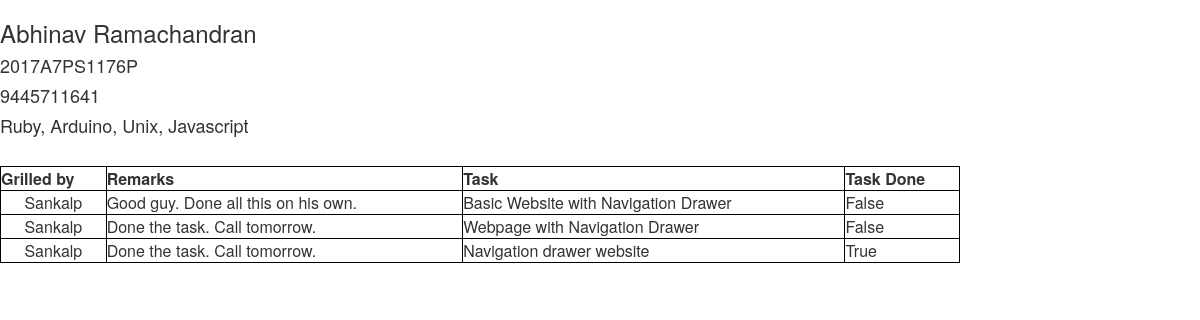
Screenshot of /recruit/27/ with the database file from the repository.
### recruit/models.py (models this page shows, shortened)
class Recruit(models.Model):
    name=models.CharField(max_length=200)
    student_id=models.CharField(max_length=50)
    contact_no=models.CharField(max_length=20)
    skills=models.CharField(max_length=1000)

class Member(models.Model):
    recruit=models.ForeignKey(Recruit, on_delete=models.CASCADE,blank=True,null=True)
    remarks=models.CharField(max_length=1000)
    grilled_by=models.CharField(max_length=200)
    task=models.CharField(max_length=200)
    task_status=models.BooleanField(default=False)

### recruit/views.py (the view)
# urls.py: url(r'^(?P<pk>[0-9]+)/$', views.DetailView.as_view(), name='detail'),
class DetailView(generic.DetailView):
    model = Recruit
    template_name = "recruit/detail.html"

### recruit/templates/recruit/detail.html (shortened to what this page needs)
{% load staticfiles %}
<link rel="stylesheet" href="{% static 'recruit/css/bootstrap.min.css' %}" type="text/css" />
<h3>{{recruit.name}}</h3>
<h4>{{recruit.student_id}}</h4>
<h4>{{recruit.contact_no}}</h4>
<h4>{{recruit.skills}}</h4>
<table style="width: 80%; border: 1px solid black;">
<tr>
<th style="border: 1px solid black;">Grilled by</th>
<th style="border: 1px solid black;">Remarks</th>
<th style="border: 1px solid black;">Task</th>
<th style="border: 1px solid black;">Task Done</th>
</tr>
{% for member in recruit.member_set.all %}
<tr>
<td style="border: 1px solid black; text-align:center">{{member.grilled_by}}</td>
<td style="border: 1px solid black;">{{member.remarks}}</td>
<td style="border: 1px solid black;">{{member.task}}</td>
<td style="border: 1px solid black;">{{member.task_status}}</td>
</tr>
{%endfor%}
</table>

### rows the page displays
Recruit: name "Abhinav Ramachandran", student_id "2017A7PS1176P", contact_no "9445711641", skills "Ruby, Arduino, Unix, Javascript"
Member: grilled_by "Sankalp", remarks "Good guy. Done all this on his own.", task "Basic Website with Navigation Drawer", task_status "False"
Member: grilled_by "Sankalp", remarks "Done the task. Call tomorrow.", task "Webpage with Navigation Drawer", task_status "False"
Member: grilled_by "Sankalp", remarks "Done the task. Call tomorrow.", task "Navigation drawer website", task_status "True"
